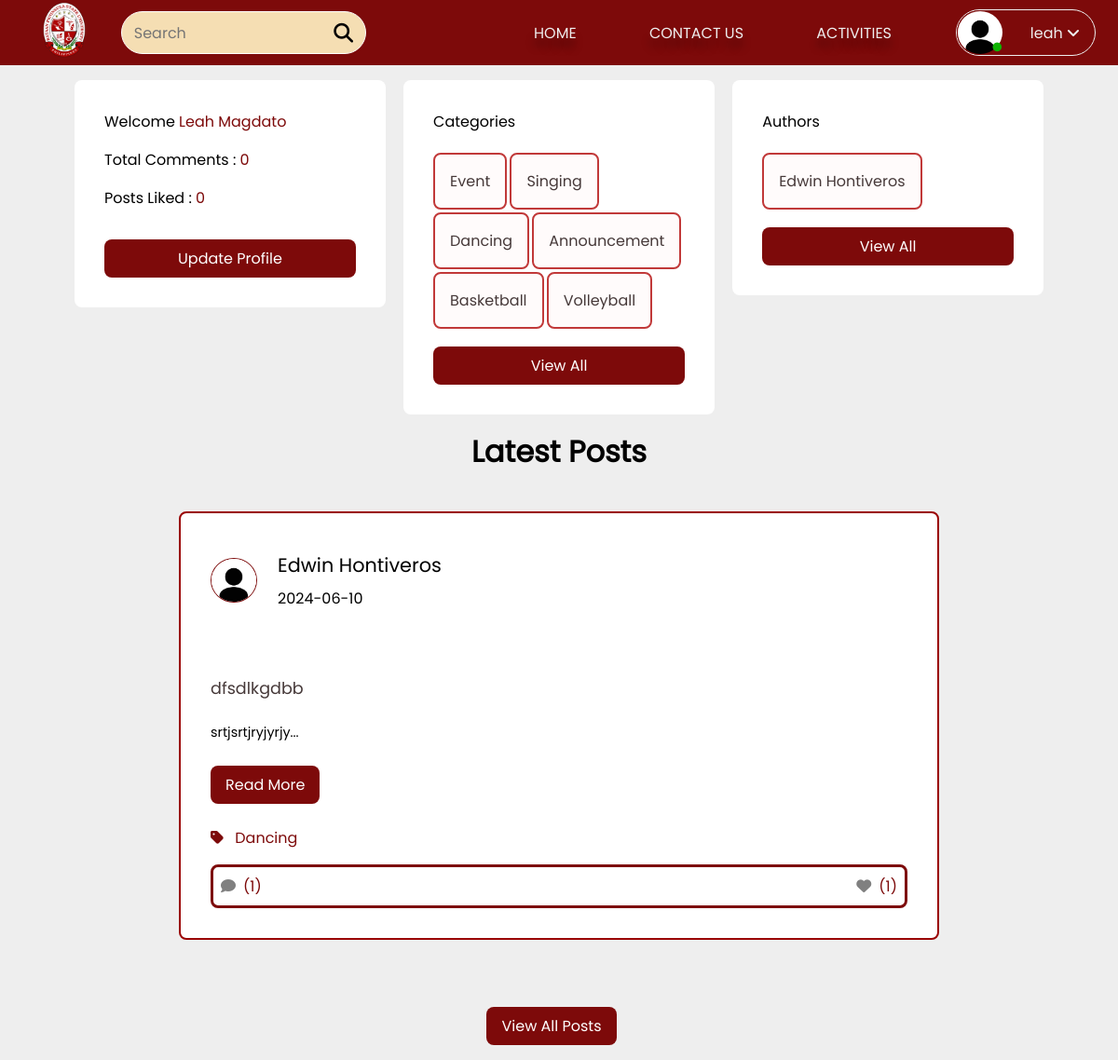
/pages/frontpage.php (signed in), run on the app's committed database.
### tables this page shows
CREATE TABLE `categories` (
  `CategoryID` int(100) NOT NULL,
  `Category` varchar(255) NOT NULL
);

CREATE TABLE `posts` (
  `PostID` int(50) NOT NULL,
  `AdminID` int(50) NOT NULL,
  `Avatar` varchar(255) NOT NULL,
  `Fname` varchar(255) NOT NULL,
  `Lname` varchar(255) NOT NULL,
  `Title` varchar(255) NOT NULL,
  `Content` varchar(255) NOT NULL,
  `Category` varchar(255) NOT NULL,
  `MediaType` enum('text','image','video','') NOT NULL,
  `MediaURL` text NOT NULL,
  `Date` date NOT NULL,
  `Status` varchar(100) NOT NULL
);

### pages/frontpage.php (the view, shortened to what this page needs)
<?php
if (isset($_SESSION['UserID'])) {
    $UserID = $_SESSION['UserID'];
} else {
    $UserID = '';
}
$conn = getDBConnection();
$sql = "SELECT CategoryID, Category FROM categories";
$result = $conn->query($sql);
?>
<!DOCTYPE html>
<html lang="en">
<head>
   <link rel="stylesheet" href="https://cdnjs.cloudflare.com/ajax/libs/font-awesome/6.5.2/css/all.min.css">
   <link rel="stylesheet" type="text/css" href="../css/frontpage.css">
</head>
<body>
    <?php require_once "../components/user_header.php"; ?>
    <section class="home-grid">
        <div class="box-container">
            <div class="box">
                <?php
                $conn = getDBConnection();
                $count_user_comments = $conn->prepare("SELECT * FROM `comments` WHERE UserID = ?");
                $count_user_comments->bind_param("i", $UserID);
                $count_user_comments->execute();
                $result_comments = $count_user_comments->get_result();
                $total_user_comments = $result_comments->num_rows;
                $count_user_likes = $conn->prepare("SELECT * FROM `likes` WHERE UserID = ?");
                $count_user_likes->bind_param("i", $UserID);
                $count_user_likes->execute();
                $result_likes = $count_user_likes->get_result();
                $total_user_likes = $result_likes->num_rows;
                ?>
                <p> Welcome <span><?= htmlspecialchars($Fname_header . ' ' . $Lname_header); ?></span></p>
                <p>total comments : <span><?= htmlspecialchars($total_user_comments); ?></span></p>
                <p>posts liked : <span><?= htmlspecialchars($total_user_likes); ?></span></p>
                <a href="update.php" class="btn">update profile</a>
            </div>
            <div class="box">
                <p>categories</p>
                <div class="flex-box">
                    <?php
                    if ($result->num_rows > 0) {
                        while ($row = $result->fetch_assoc()) {
                            echo '<a href="category.php?Category=' . urlencode($row["Category"]) . '" class="links">' . htmlspecialchars($row["Category"]) . '</a>';
                        }
                    } else {
                        echo "0 results";
                    }
                    ?>
                    <a href="all_category.php" class="btn">view all</a>
                </div>
            </div>
            <div class="box">
                <p>Authors</p>
                <div class="flex-box">
                    <?php
                    $select_authors = $conn->prepare("SELECT DISTINCT admins.AdminID, CONCAT(admins.Fname, ' ', admins.Lname) AS name FROM admins
                                                      JOIN posts ON admins.AdminID = posts.AdminID LIMIT 5");
                    $select_authors->execute();
                    $result_authors = $select_authors->get_result();
                    if ($result_authors->num_rows > 0) {
                        while ($fetch_authors = $result_authors->fetch_assoc()) {
                    ?>
                    <a href="admin_posts.php?AdminID=<?= htmlspecialchars($fetch_authors['AdminID']); ?>" class="links"><?= htmlspecialchars($fetch_authors['name']); ?></a>
                    <?php
                        }
                    } else {
                        echo '<p class="empty">no authors found!</p>';
                    }
                    ?>
                    <a href="authors.php" class="btn">view all</a>
                </div>
            </div>
        </div>
    </section>
    <section class="posts-container">
        <h1 class="heading">Latest Posts</h1>
        <div class="box-container">
            <?php
            $conn = getDBConnection();
            $select_posts = $conn->prepare("SELECT posts.*, admins.Fname, admins.Lname, admins.Avatar AS admin_Avatar, posts.MediaType, posts.MediaURL
                                            FROM posts
                                            JOIN admins ON posts.AdminID = admins.AdminID
                                            WHERE posts.Status = ? LIMIT 6");
            $Status = 'Active';
            $select_posts->bind_param("s", $Status);
            $select_posts->execute();
            $result_posts = $select_posts->get_result();
            if ($result_posts->num_rows > 0) {
                while ($fetch_posts = $result_posts->fetch_assoc()) {
                    $PostID = $fetch_posts['PostID'];
                    $count_post_comments = $conn->prepare("SELECT COUNT(*) AS total_comments FROM comments WHERE PostID = ?");
                    $count_post_comments->bind_param("i", $PostID);
                    $count_post_comments->execute();
                    $result_post_comments = $count_post_comments->get_result();
                    $total_post_comments = $result_post_comments->fetch_assoc()['total_comments'];
                    $count_post_likes = $conn->prepare("SELECT COUNT(*) AS total_likes FROM likes WHERE PostID = ?");
                    $count_post_likes->bind_param("i", $PostID);
                    $count_post_likes->execute();
                    $result_post_likes = $count_post_likes->get_result();
                    $total_post_likes = $result_post_likes->fetch_assoc()['total_likes'];
                    $confirm_likes = $conn->prepare("SELECT COUNT(*) AS liked FROM likes WHERE UserID = ? AND PostID = ?");
                    $confirm_likes->bind_param("ii", $UserID, $PostID);
                    $confirm_likes->execute();
                    $result_confirm_likes = $confirm_likes->get_result();
                    $is_liked = $result_confirm_likes->fetch_assoc()['liked'] > 0;
            ?>
                    <form class="box" method="post">
                        <div class="post-admin">
                            <div class="profile-img">
                                <img src="../upload/<?= htmlspecialchars($fetch_posts['admin_Avatar']); ?>" alt="Profile">
                            </div>
                            <div>
                                <a href="admin_posts.php?AdminID=<?= urlencode($fetch_posts['AdminID']); ?>"><?= htmlspecialchars($fetch_posts['Fname'] . ' ' . $fetch_posts['Lname']); ?></a>
                                <div><?= htmlspecialchars($fetch_posts['Date']); ?></div>
                            </div>
                        </div>
                        <div class="post-title"><?= htmlspecialchars($fetch_posts['Title']); ?></div>
                        <div class="post-content content-150"><?= htmlspecialchars($fetch_posts['Content']); ?></div>
                        <a href="view_post.php?PostID=<?= htmlspecialchars($PostID); ?>" class="inline-btn">read more</a>
                        <a href="category.php?Category=<?= htmlspecialchars($fetch_posts['Category']); ?>" class="post-cat"><i class="fas fa-tag"></i> <span><?= htmlspecialchars($fetch_posts['Category']); ?></span></a>
                        <div class="icons">
                            <a href="view_post.php?PostID=<?= htmlspecialchars($PostID); ?>"><i class="fas fa-comment"></i><span>(<?= htmlspecialchars($total_post_comments); ?>)</span></a>
                            <button id="like" name="like_post" class="like"><i class="fas fa-heart" style="<?= $is_liked ? 'color: red;' : ''; ?>"></i><span>(<?= htmlspecialchars($total_post_likes); ?>)</span></button>
                        </div>
                    </form>
            <?php
                }
            } else {
                echo '<p class="empty">No posts added yet!</p>';
            }
            ?>
        </div>
        <div class="more-btn" style="text-align: center; margin-top:1rem;">
            <a href="posts.php" class="inline-btn">view all posts</a>
        </div>
    </section>
</body>
</html>

### css/frontpage.css (style rules this page uses)
body { height: 100vh; width: 100%; background-color: var(--primary); }
html { overflow-x: hidden; scroll-behavior: smooth; }
:root { --primary: #eeeeee; --secondary: #7D0A0A; --secondary-light: #8d2727; --secondary-light2: rgba(193, 69, 69, 0.295); --white: #fff; --black: #463939; --shadow: 0px 2px 8px 0px var(var(--secondary-light)); }
.btn, .delete-btn, .option-btn, .inline-btn, .inline-option-btn, .inline-delete-btn { margin-top: 1rem; border-radius: .5rem; cursor: pointer; font-size: 1rem; color: white; padding: .5rem 1rem; text-transform: capitalize; text-align: center; }
.inline-btn, .inline-option-btn, .inline-delete-btn { display: inline-block; margin-right: 1rem; margin-bottom: 1rem; }
.btn, .delete-btn, .option-btn { display: block; width: 100%; }
.inline-btn, .btn { background-color: #7D0A0A; }
* { padding: 0; margin: 0; box-sizing: border-box; font-family: 'Poppins', sans-serif; list-style-type: none; text-decoration: none; scroll-behavior: smooth; }
.profile-img { position: relative; width: 3rem; height: 3rem; border-radius: 50%; background-size: cover; }
.profile-img img { width: 50px; height: 48px; border-radius: 50%; object-fit: cover; border: #7D0A0A solid .1rem; }
.heading { margin-bottom: .5rem; margin-top: 1rem; text-align: center; font-size: 2rem; color: black; text-transform: capitalize; }
.posts-container .box-container { display: grid; grid-template-columns: repeat(auto-fit, minmax(20rem, 1fr)); gap:1.0rem; align-items: flex-start; justify-content: center; padding: 0 12rem; padding-top: 2rem; padding-bottom: 2.5rem; }
.posts-container .box-container .box { border:var(--border); box-shadow: var(--box-shadow); border-radius: .5rem; background-color: var(--white); padding:2rem; border: #9a0000 solid 0.175rem; overflow: hidden; padding-top: 2rem; }
.posts-container .box-container .box .post-admin { display: flex; align-items: center; gap:1.5rem; margin-bottom: 2rem; }
.posts-container .box-container .box .post-admin a { font-size: 1.3rem; color: black; }
.posts-container .box-container .box .post-admin div { font-size: 1rem; margin-top: .5rem; color:var(--light-color); }
.posts-container .box-container .box .post-title { font-size: 1.1rem; color:var(--black); overflow: hidden; text-overflow: ellipsis; white-space: nowrap; margin-bottom: 1rem; }
.posts-container .box-container .box .post-content { font-size: .9rem; line-height: 1.5; padding:.5rem 0; color:var(--light-color); white-space: pre-line; }
.posts-container .box-container .box .post-content::after { content: '...'; }
.posts-container .box-container .box .post-cat { display: block; margin-top: .5rem; font-size: 1rem; }
.posts-container .box-container .box .post-cat i { margin-right: .5rem; color:var(--light-color); }
.posts-container .box-container .box .post-cat { color: #7D0A0A; }
.posts-container .box-container .box .icons { display: flex; align-items: center; justify-content: space-between; gap:1rem; background-color: white; border-radius: .5rem; padding: .5rem .5rem; border: solid #7D0A0A; margin-top: 1rem; }
.posts-container .box-container .box .icons button { cursor: pointer; }
.posts-container .box-container .box .icons i { margin-right:.5rem; font-size:1rem; color: gray; border: transparent; }
.posts-container .box-container .box .like { border: none; background-color: transparent; }
.posts-container .box-container .box .icons span { font-size: 1rem; color: #7D0A0A; }
.home-grid .box-container { display: grid; grid-template-columns: repeat(auto-fit, minmax(20rem, 1fr)); gap:1.2rem; align-items: flex-start; padding: 0 5rem; padding-top: 1rem; }
.home-grid .box-container .box { border:var(--border); box-shadow: var(--box-shadow); border-radius: .5rem; background-color: var(--white); padding:2rem; overflow: hidden; }
.home-grid .box-container .box p { padding-bottom: 1rem; font-size: 1rem; color:var(--light-color); overflow: hidden; text-overflow: ellipsis; white-space: nowrap; text-transform: capitalize; }
.home-grid .box-container .box p span { color:#7D0A0A; }
.home-grid .box-container .box .flex-box { display: flex; flex-wrap: wrap; gap:.2rem; padding-top: .3rem; }
.home-grid .box-container .box .flex-box .links { padding: 1rem; border-radius: .5rem; background-color: #fffbfb; font-size: 1rem; color:var(--black); border: #c13939 solid 0.175rem; }

### data on the page
categories: Category "Event"
categories: Category "Singing"
categories: Category "Dancing"
categories: Category "Announcement"
categories: Category "Basketball"
categories: Category "Volleyball"
posts: AdminID.Avatar (placeholder picture), AdminID.Lname "Edwin Hontiveros", Date "2024-06-10", Title "dfsdlkgdbb", Content "srtjsrtjryjyrjy", Category "Dancing", total_post_comments "1", total_post_likes "1"

### other printed values
$Fname_header "leah"
$Fname_header . ' ' . $Lname_header "Leah Magdato"
$total_user_comments "0"
$total_user_likes "0"
$fetch_authors['name'] "Edwin Hontiveros"
